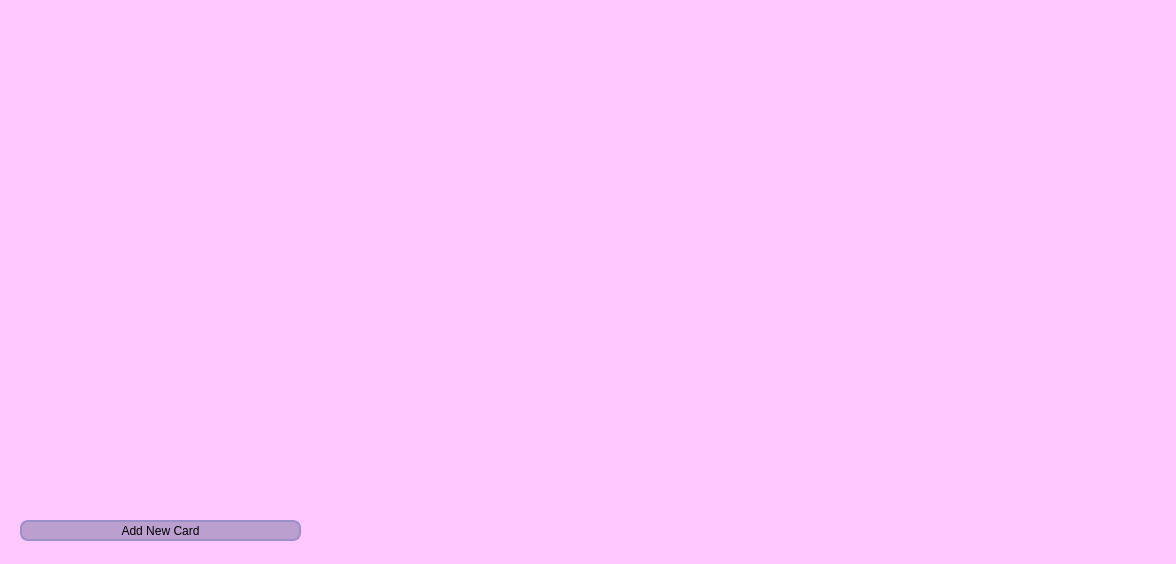
<?xml version="1.0" encoding="UTF-8"?>
<ui version="4.0">
 <class>NewTab</class>
 <widget class="QWidget" name="NewTab">
  <property name="geometry">
   <rect>
    <x>0</x>
    <y>0</y>
    <width>1176</width>
    <height>564</height>
   </rect>
  </property>
  <property name="windowTitle">
   <string>Form</string>
  </property>
  <property name="styleSheet">
   <string notr="true">QWidget {
	background-color: rgb(254, 200, 255);
color: rgb(0, 0, 0);
}
</string>
  </property>
  <widget class="QWidget" name="gridLayoutWidget">
   <property name="geometry">
    <rect>
     <x>0</x>
     <y>10</y>
     <width>1171</width>
     <height>511</height>
    </rect>
   </property>
   <layout class="QGridLayout" name="cellLayout"/>
  </widget>
  <widget class="QPushButton" name="pushButton">
   <property name="geometry">
    <rect>
     <x>20</x>
     <y>520</y>
     <width>281</width>
     <height>21</height>
    </rect>
   </property>
   <property name="styleSheet">
    <string notr="true">QPushButton {
 border: 2px solid  rgb(155, 144, 200);
 border-radius: 8px;
 padding-left: auto;
    padding-right: auto;
 color: rgb(0, 0, 0);
 background-color: rgb(187, 159, 207);
 font: 600 12pt &quot;Montserrat SemiBold&quot;;
}
QPushButton:hover {
 border: 2px solid rgb(156, 132, 192);
 background-color: rgb(156, 132, 192);
}
QPushButton:focus {
 border: 2px solid rgb(109, 86, 154);

}</string>
   </property>
   <property name="text">
    <string>Add New Card</string>
   </property>
  </widget>
 </widget>
 <resources/>
 <connections/>
</ui>
